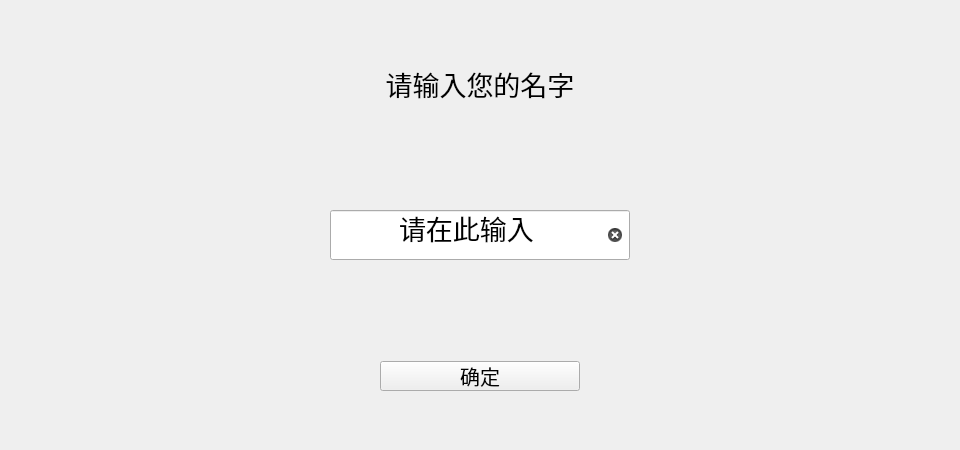
<?xml version="1.0" encoding="UTF-8"?>
<ui version="4.0">
 <class>Form</class>
 <widget class="QWidget" name="Form">
  <property name="geometry">
   <rect>
    <x>0</x>
    <y>0</y>
    <width>960</width>
    <height>450</height>
   </rect>
  </property>
  <property name="windowTitle">
   <string>Login</string>
  </property>
  <layout class="QVBoxLayout" name="verticalLayout" stretch="1,1,2,1,2,1,1">
   <item>
    <spacer name="verticalSpacer_4">
     <property name="orientation">
      <enum>Qt::Vertical</enum>
     </property>
     <property name="sizeHint" stdset="0">
      <size>
       <width>20</width>
       <height>40</height>
      </size>
     </property>
    </spacer>
   </item>
   <item>
    <layout class="QHBoxLayout" name="horizontalLayout_3">
     <item>
      <spacer name="horizontalSpacer_5">
       <property name="orientation">
        <enum>Qt::Horizontal</enum>
       </property>
       <property name="sizeHint" stdset="0">
        <size>
         <width>40</width>
         <height>20</height>
        </size>
       </property>
      </spacer>
     </item>
     <item>
      <widget class="QLabel" name="label">
       <property name="minimumSize">
        <size>
         <width>250</width>
         <height>50</height>
        </size>
       </property>
       <property name="maximumSize">
        <size>
         <width>250</width>
         <height>50</height>
        </size>
       </property>
       <property name="font">
        <font>
         <pointsize>20</pointsize>
        </font>
       </property>
       <property name="text">
        <string>请输入您的名字</string>
       </property>
       <property name="alignment">
        <set>Qt::AlignCenter</set>
       </property>
      </widget>
     </item>
     <item>
      <spacer name="horizontalSpacer_6">
       <property name="orientation">
        <enum>Qt::Horizontal</enum>
       </property>
       <property name="sizeHint" stdset="0">
        <size>
         <width>40</width>
         <height>20</height>
        </size>
       </property>
      </spacer>
     </item>
    </layout>
   </item>
   <item>
    <spacer name="verticalSpacer_3">
     <property name="orientation">
      <enum>Qt::Vertical</enum>
     </property>
     <property name="sizeHint" stdset="0">
      <size>
       <width>20</width>
       <height>40</height>
      </size>
     </property>
    </spacer>
   </item>
   <item>
    <layout class="QHBoxLayout" name="horizontalLayout_2">
     <item>
      <spacer name="horizontalSpacer_3">
       <property name="orientation">
        <enum>Qt::Horizontal</enum>
       </property>
       <property name="sizeHint" stdset="0">
        <size>
         <width>40</width>
         <height>20</height>
        </size>
       </property>
      </spacer>
     </item>
     <item>
      <widget class="QLineEdit" name="lineEdit">
       <property name="minimumSize">
        <size>
         <width>300</width>
         <height>50</height>
        </size>
       </property>
       <property name="maximumSize">
        <size>
         <width>300</width>
         <height>50</height>
        </size>
       </property>
       <property name="palette">
        <palette>
         <active>
          <colorrole role="WindowText">
           <brush brushstyle="SolidPattern">
            <color alpha="255">
             <red>122</red>
             <green>122</green>
             <blue>122</blue>
            </color>
           </brush>
          </colorrole>
         </active>
         <inactive>
          <colorrole role="WindowText">
           <brush brushstyle="SolidPattern">
            <color alpha="255">
             <red>122</red>
             <green>122</green>
             <blue>122</blue>
            </color>
           </brush>
          </colorrole>
         </inactive>
         <disabled>
          <colorrole role="WindowText">
           <brush brushstyle="SolidPattern">
            <color alpha="255">
             <red>120</red>
             <green>120</green>
             <blue>120</blue>
            </color>
           </brush>
          </colorrole>
         </disabled>
        </palette>
       </property>
       <property name="font">
        <font>
         <pointsize>20</pointsize>
         <stylestrategy>PreferAntialias</stylestrategy>
        </font>
       </property>
       <property name="text">
        <string>请在此输入</string>
       </property>
       <property name="echoMode">
        <enum>QLineEdit::Normal</enum>
       </property>
       <property name="alignment">
        <set>Qt::AlignCenter</set>
       </property>
       <property name="dragEnabled">
        <bool>false</bool>
       </property>
       <property name="clearButtonEnabled">
        <bool>true</bool>
       </property>
      </widget>
     </item>
     <item>
      <spacer name="horizontalSpacer_4">
       <property name="orientation">
        <enum>Qt::Horizontal</enum>
       </property>
       <property name="sizeHint" stdset="0">
        <size>
         <width>40</width>
         <height>20</height>
        </size>
       </property>
      </spacer>
     </item>
    </layout>
   </item>
   <item>
    <spacer name="verticalSpacer_2">
     <property name="orientation">
      <enum>Qt::Vertical</enum>
     </property>
     <property name="sizeHint" stdset="0">
      <size>
       <width>20</width>
       <height>40</height>
      </size>
     </property>
    </spacer>
   </item>
   <item>
    <layout class="QHBoxLayout" name="horizontalLayout">
     <item>
      <spacer name="horizontalSpacer">
       <property name="orientation">
        <enum>Qt::Horizontal</enum>
       </property>
       <property name="sizeHint" stdset="0">
        <size>
         <width>40</width>
         <height>20</height>
        </size>
       </property>
      </spacer>
     </item>
     <item>
      <widget class="QPushButton" name="pushButton">
       <property name="minimumSize">
        <size>
         <width>200</width>
         <height>30</height>
        </size>
       </property>
       <property name="maximumSize">
        <size>
         <width>200</width>
         <height>30</height>
        </size>
       </property>
       <property name="font">
        <font>
         <pointsize>15</pointsize>
        </font>
       </property>
       <property name="text">
        <string>确定</string>
       </property>
       <property name="shortcut">
        <string>Return</string>
       </property>
      </widget>
     </item>
     <item>
      <spacer name="horizontalSpacer_2">
       <property name="orientation">
        <enum>Qt::Horizontal</enum>
       </property>
       <property name="sizeHint" stdset="0">
        <size>
         <width>40</width>
         <height>20</height>
        </size>
       </property>
      </spacer>
     </item>
    </layout>
   </item>
   <item>
    <spacer name="verticalSpacer">
     <property name="orientation">
      <enum>Qt::Vertical</enum>
     </property>
     <property name="sizeHint" stdset="0">
      <size>
       <width>20</width>
       <height>40</height>
      </size>
     </property>
    </spacer>
   </item>
  </layout>
 </widget>
 <resources/>
 <connections>
  <connection>
   <sender>pushButton</sender>
   <signal>clicked()</signal>
   <receiver>Form</receiver>
   <slot>onClicked()</slot>
   <hints>
    <hint type="sourcelabel">
     <x>543</x>
     <y>374</y>
    </hint>
    <hint type="destinationlabel">
     <x>828</x>
     <y>394</y>
    </hint>
   </hints>
  </connection>
 </connections>
 <slots>
  <slot>onClicked()</slot>
 </slots>
</ui>
